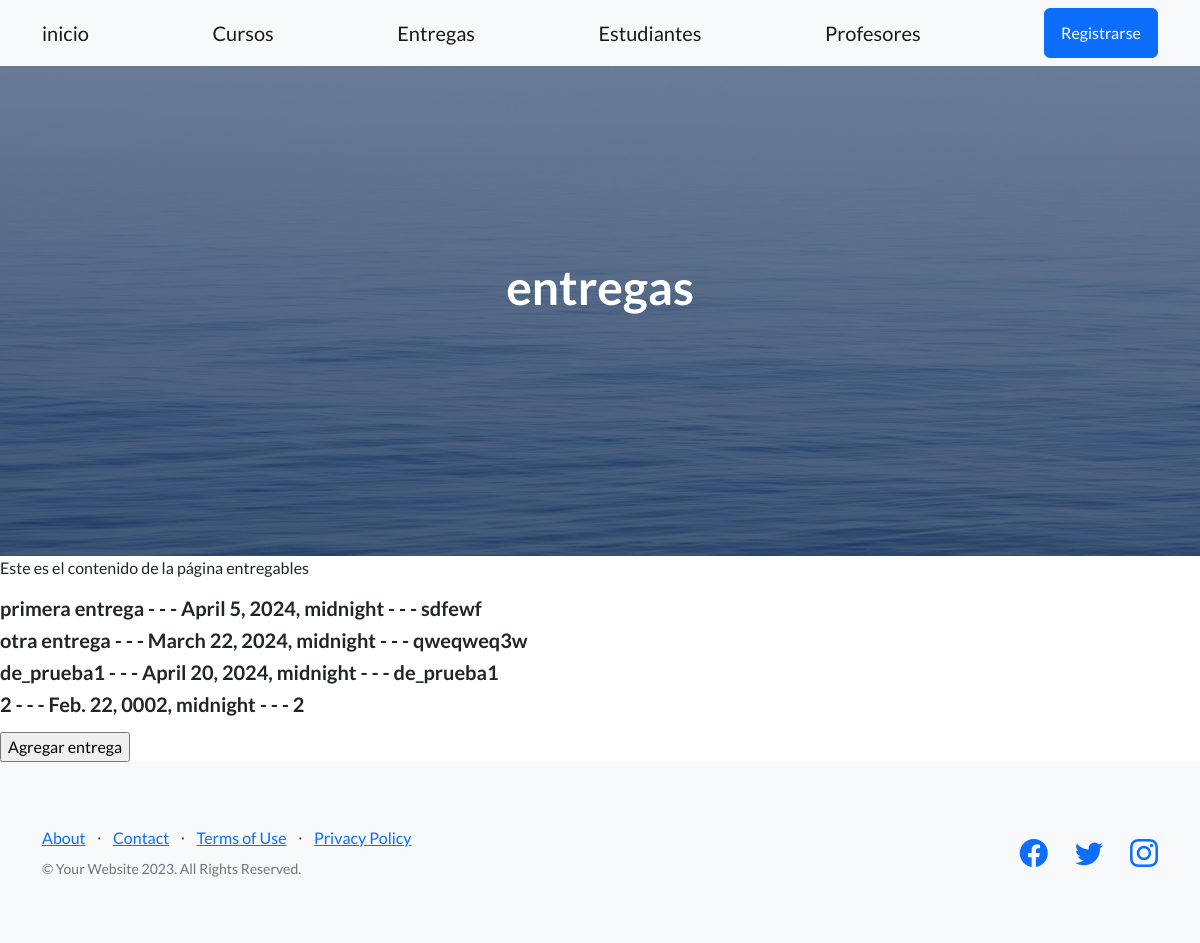
The page /AC/ver_entregables/ on the database its author committed.
### mi_app/models.py (models this page shows, shortened)
class Entregable(models.Model):
    nombre = models.CharField(max_length=50)
    fecha_entrega = models.DateTimeField()
    descripcion = models.TextField()

### mi_app/views.py (the view)
# urls.py: path("ver_entregables/", ver_entregables, name = "ver entregables"),
def ver_entregables(request):
    entregables = Entregable.objects.all()
    return render(request, "ver_entregables.html", {'entregables': entregables})

### mi_app/templates/ver_entregables.html
{% extends "padre.html" %}
{% block titulo %}
    entregas
{% endblock %}
{% block parrafo %}
    <p>Este es el contenido de la página entregables</p>
    {% for entregable in entregables %}
        <div>
            <h5>{{ entregable.nombre }} - - - {{entregable.fecha_entrega}} - - - {{entregable.descripcion}}</h5>
        </div>
    {% empty %}
        <p>No hay entregables disponibles.</p>
    {% endfor %}
    <p></p><input type="button" value="Agregar entrega" onclick="location.href='{% url 'crear entrega' %}'">
{% endblock %}
{% block barra %}
    <div class="container">
        <a class="navbar-brand" href="{% url 'home' %}">inicio</a>
        <a class="navbar-brand" href="{% url 'ver cursos' %}">Cursos</a>
        <a class="navbar-brand" href="{% url 'ver entregables' %}">Entregas</a>
        <a class="navbar-brand" href="{% url 'ver estudiantes' %}">Estudiantes</a>
        <a class="navbar-brand" href="{% url 'ver profesores' %}">Profesores</a>
        <a class="btn btn-primary" href="#signup">Registrarse</a>
    </div>
{% endblock%}

### rows shown on the page
Entregable: nombre "primera entrega", fecha_entrega "April 5, 2024, midnight", descripcion "sdfewf"
Entregable: nombre "otra entrega", fecha_entrega "March 22, 2024, midnight", descripcion "qweqweq3w"
Entregable: nombre "de_prueba1", fecha_entrega "April 20, 2024, midnight", descripcion "de_prueba1"
Entregable: nombre "2", fecha_entrega "Feb. 22, 0002, midnight", descripcion "2"
